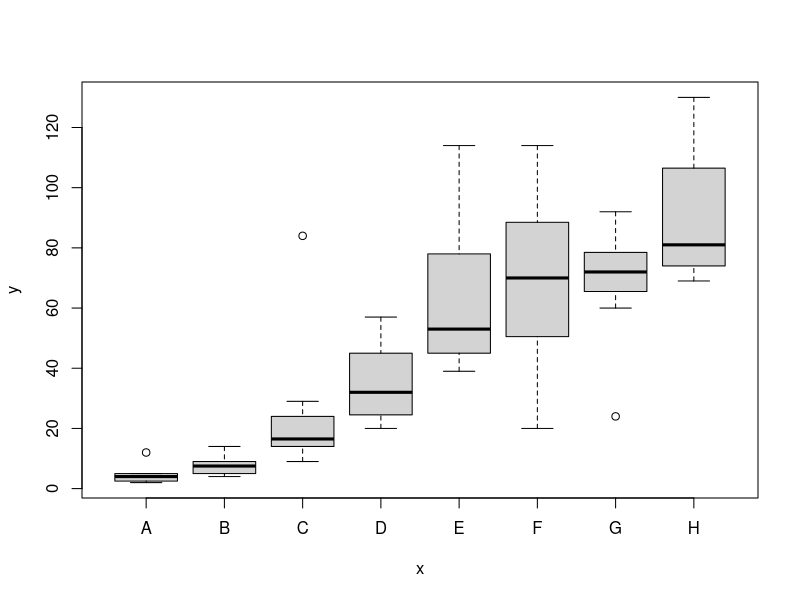

Recreate this plot in R. (Note: this script raises an error after producing the figure.)
#R Worksheet 5

#1
#OrchardSprays is a dataset with 64 observations
#containing decrease in volume of the solutions of measured amounts of 
#lime sulphur emulsion in sucrose solution. 
#Seven different concentrations of lime sulphur 
#ranging from concentrations of 1/100 to 1/1,562,500
#in successive factors of 1/5 were used as well as a solution containing
#no lime sulphur. 
#For the treatment factor, A indicates the highest level of lime, 
#and H is no lime sulphur, all other levels are intermediate.

#a
#Construct a boxplot of the decrese in volume for each category of the lime sulphur
?OrchardSprays
names(OrchardSprays)
OrchardSprays
#treatment=A:H
attach(OrchardSprays)
plot(treatment,decrease)

#b
#pick out the row indices of the data for which the treatment was A

treatment
unique(treatment)
unique(treatment)[8]
rowpos[which(treatment == unique(treatment)[8])]

#c
#Pick out the values of decrease for which the tretment was A.
names(OrchardSprays)
decrease[which(treatment == unique(treatment)[8])]
Adecrease<-decrease[which(treatment == 'A')]

#d
#Find the mean and varience of these values
a<-rowpos[which(treatment == unique(treatment)[8])]
b<-decrease[which(treatment == unique(treatment)[8])]
mean(a)
var(a)
mean(b)
var(b)

#e
#Pick ou the row indices of the data, for which the treatmet was B
unique(treatment)
rowpos[which(treatment =="B")]

#f
#Pick out the values of decrease for which the treatment was B
decrease[which(treatment == 'B')]

#g
#Find the mean and varianc eof these values
summary(Bdecrease)
mean(Bdecrease)
var(Bdecrease)
mean(decrease[which(treatment == 'B')])
var(decrease[which(treatment == 'B')])
mean(rowpos[which(treatment =="B")])
var(rowpos[which(treatment =="B")])

#h
#Conduct a t-test (use the help function) between the values of 
#the decrease for group A and B
?t.test
t.test(Bdecrease,Adecrease)


#2
#Loan the R dataset airquality
airquality
names(airquality)
?airquality
attach(airquality)
#a
#Are any Ozone values NA?
is.na(Ozone)
any(Ozone=="NA")

#Yes

#b
#Which cases are these?
Ozone[Ozone=='NA']
Ozone[Ozone==""]
airquality
unique(Ozone)
which(Ozone == unique(treatment)["NA"]) #integer(0)
Ozone == unique(Ozone)['NA'] #batman
Ozone == unique(Ozone)[5] #pulls out all the NAs
Ozone =='NA'
#Kinda works?
which(Ozone=="NA") #also gives integer(0)

Ozone =="NA"
#best I could work out

#c
#Generate a datafram with no NA values for Ozone

clean<-na.omit(Ozone)

#d
#list the values for Wind which are greater than or equal to 16
Wind[Wind >= 16]

#e
#List the value for which wihchare greater than or equal to 16 
#and less than or equal to 4
Wind[Wind >=16 & Wind <=4] 
#none, obviously a number can't be both at the same time
#we need to use the or function "|"
Wind[Wind >=16 | Wind <=4]

#f
#What were the corresponding values for Oaone on those occasions
#for which wind was at least 17 and no more than 3?

Ozone[Wind>17&Ozone<3]
#this gives them where wind was over 17 and ozone was less than 3, never
Ozone[Wind>17|Wind<3]
#I guess this is it
airquality
#g
#Are there any NA values in either the Ozone observations, 
#or the Wind observations, for August?
is.na(Ozone[Month==8]|Wind[Month==8])
#no

